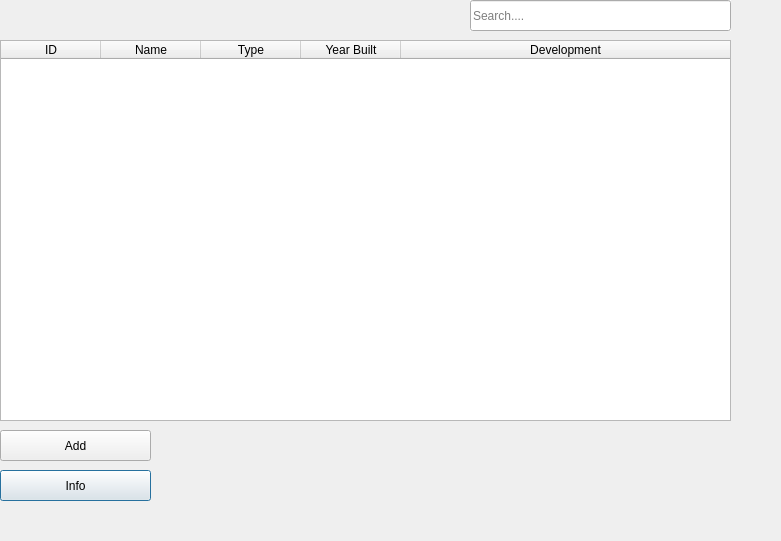
<?xml version="1.0" encoding="UTF-8"?>
<ui version="4.0">
 <class>ComputerDialog</class>
 <widget class="QDialog" name="ComputerDialog">
  <property name="geometry">
   <rect>
    <x>0</x>
    <y>0</y>
    <width>781</width>
    <height>541</height>
   </rect>
  </property>
  <property name="windowTitle">
   <string>Dialog</string>
  </property>
  <widget class="QPushButton" name="button_info_computer">
   <property name="geometry">
    <rect>
     <x>0</x>
     <y>470</y>
     <width>151</width>
     <height>31</height>
    </rect>
   </property>
   <property name="text">
    <string>Info</string>
   </property>
  </widget>
  <widget class="QPushButton" name="pushButton_add_new_scientist">
   <property name="geometry">
    <rect>
     <x>0</x>
     <y>340</y>
     <width>91</width>
     <height>31</height>
    </rect>
   </property>
   <property name="text">
    <string>Add new</string>
   </property>
  </widget>
  <widget class="QTableWidget" name="computer_table">
   <property name="geometry">
    <rect>
     <x>0</x>
     <y>40</y>
     <width>731</width>
     <height>381</height>
    </rect>
   </property>
   <property name="editTriggers">
    <set>QAbstractItemView::NoEditTriggers</set>
   </property>
   <property name="selectionBehavior">
    <enum>QAbstractItemView::SelectRows</enum>
   </property>
   <property name="showGrid">
    <bool>false</bool>
   </property>
   <property name="sortingEnabled">
    <bool>true</bool>
   </property>
   <attribute name="horizontalHeaderCascadingSectionResizes">
    <bool>false</bool>
   </attribute>
   <attribute name="horizontalHeaderHighlightSections">
    <bool>true</bool>
   </attribute>
   <attribute name="horizontalHeaderShowSortIndicator" stdset="0">
    <bool>true</bool>
   </attribute>
   <attribute name="horizontalHeaderStretchLastSection">
    <bool>true</bool>
   </attribute>
   <attribute name="verticalHeaderVisible">
    <bool>false</bool>
   </attribute>
   <attribute name="verticalHeaderDefaultSectionSize">
    <number>42</number>
   </attribute>
   <attribute name="verticalHeaderStretchLastSection">
    <bool>false</bool>
   </attribute>
   <column>
    <property name="text">
     <string>ID</string>
    </property>
   </column>
   <column>
    <property name="text">
     <string>Name</string>
    </property>
   </column>
   <column>
    <property name="text">
     <string>Type</string>
    </property>
   </column>
   <column>
    <property name="text">
     <string>Year Built</string>
    </property>
   </column>
   <column>
    <property name="text">
     <string>Development</string>
    </property>
   </column>
  </widget>
  <widget class="QLineEdit" name="search_box_computer">
   <property name="geometry">
    <rect>
     <x>470</x>
     <y>0</y>
     <width>261</width>
     <height>31</height>
    </rect>
   </property>
   <property name="mouseTracking">
    <bool>true</bool>
   </property>
   <property name="layoutDirection">
    <enum>Qt::LeftToRight</enum>
   </property>
   <property name="autoFillBackground">
    <bool>true</bool>
   </property>
   <property name="alignment">
    <set>Qt::AlignLeading|Qt::AlignLeft|Qt::AlignVCenter</set>
   </property>
   <property name="placeholderText">
    <string>Search....</string>
   </property>
   <property name="cursorMoveStyle">
    <enum>Qt::LogicalMoveStyle</enum>
   </property>
   <property name="clearButtonEnabled">
    <bool>true</bool>
   </property>
  </widget>
  <widget class="QPushButton" name="button_add_computer">
   <property name="geometry">
    <rect>
     <x>0</x>
     <y>430</y>
     <width>151</width>
     <height>31</height>
    </rect>
   </property>
   <property name="text">
    <string>Add</string>
   </property>
  </widget>
 </widget>
 <resources/>
 <connections/>
</ui>
